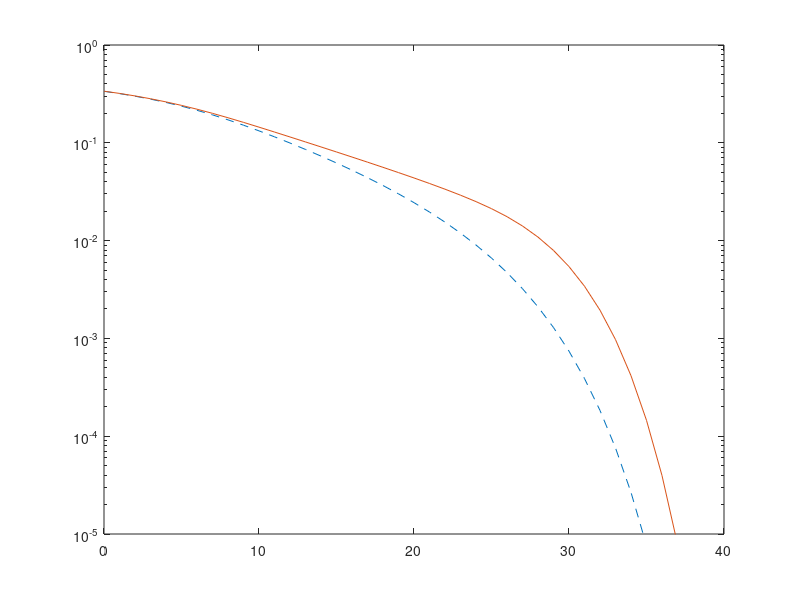

Write the MATLAB code that produced this figure.
clc
clear 
%close all

M = 5; %- Numero total de usuarios
m = 2; %- Usuario que estoy codificando

aux_a = (1)*((1/4).^(0:M-1));
a = aux_a/sum(aux_a); %- a Normalizado
P = 1;
alpha = sqrt(a*P);

alim = sum(alpha(m+1:end));
beta = linspace(-alim,alim,1e4);

SNRdB = 0:40;
SNR = 10.^(SNRdB/10);

for i = 1:length(SNR)
    cmas = (alpha(m) + alim)/sqrt(P/SNR(i));
    cmenos = (alpha(m) - alim)/sqrt(P/SNR(i));    
    PeTA(i) = sqrt(P/SNR(i))/(2*alim)*(cmas * qfunc(cmas) - cmenos * qfunc(cmenos) - (exp(-1*(cmas^2)/2) - exp(-1*(cmenos^2)/2))/sqrt(2*pi));
end

figure(1)
%semilogy(SNRdB,PeT,'*')
%hold on
semilogy(SNRdB,PeTA,'--')

%% Calculo segun el articulo
J = 2^(M-m);
A = 0:J-1;
B = ones(J,1);

alpha_cut = alpha(m:end);
lambda = [B  2*de2bi(A')-1];
lambdaj = lambda*alpha_cut';

SNRdB = 0:40;
SNR = 10.^(SNRdB/10);
for i = 1:length(SNR)
    Pe(i)= 1/J * sum(qfunc(lambdaj*sqrt(SNR(i))/sqrt(P)));
end
figure(1)
hold on
semilogy(SNRdB,Pe)
ylim([1e-5 1])
